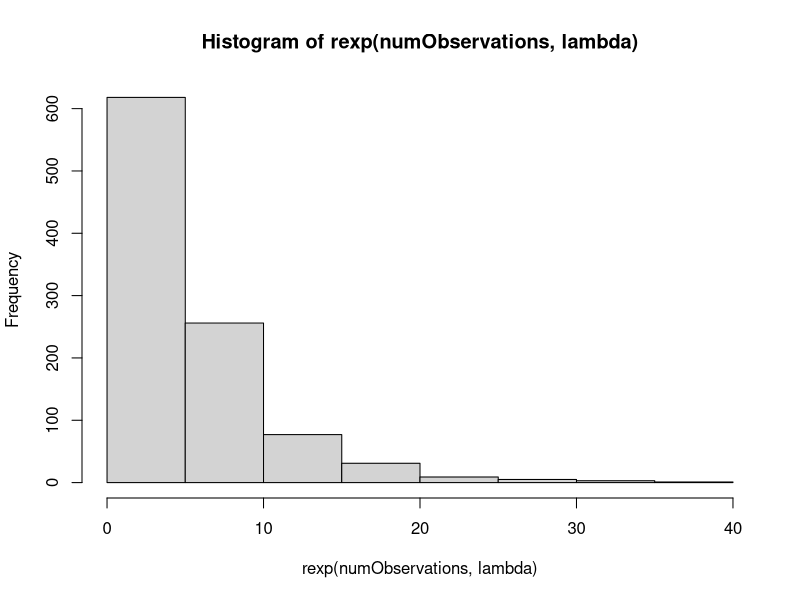
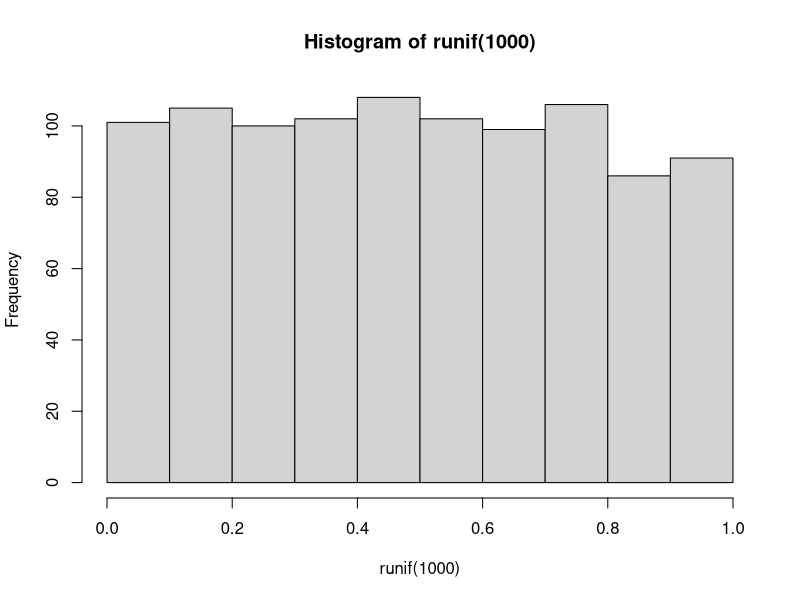
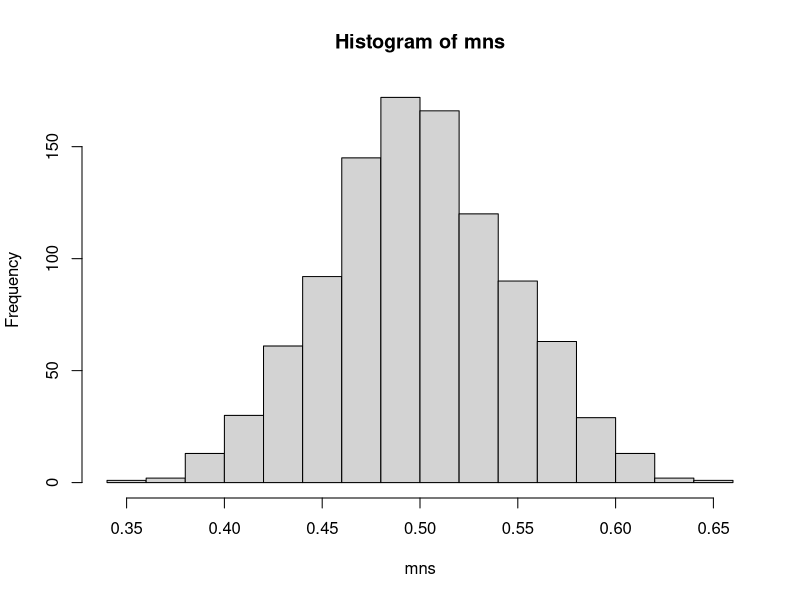
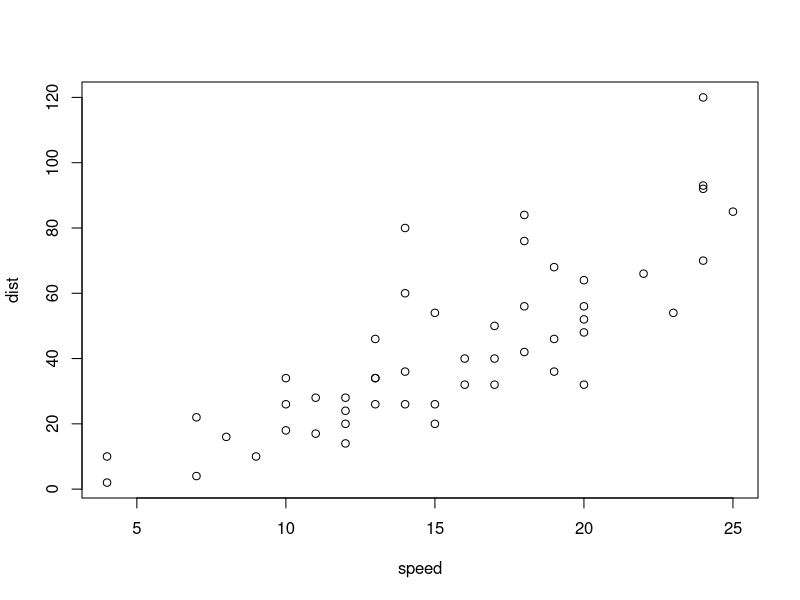

Write the R code that produced these figures, in order.
## ---- chunk 1
lambda <- 0.2
numObservations <- 1000
hist(rexp(numObservations,lambda))
## ---- chunk 2
hist(runif(1000))
## ---- chunk 3
mns = NULL
for (i in 1 : 1000) mns = c(mns, mean(runif(40)))
hist(mns)
## ---- chunk 4
summary(cars)
## ---- chunk 5
plot(cars)
